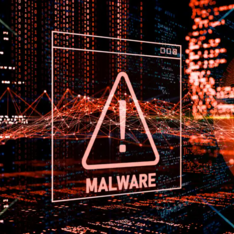
#> input picture malwarefoto.png, 234 x 234 px
$ python -i analysis_utils.py   (imports and definitions only)
#> lines starting #> are read from the running program, lines starting #| are printed output that depends on the picture
import matplotlib
# [1 line not run here, left out]
import numpy as np
from PIL import Image
from skimage.metrics import peak_signal_noise_ratio
import matplotlib.pyplot as plt
import os
import math


def compute_and_save_histogram(
        img_path: str,
        out_path: str,
        mode: str = "auto",            # ["auto", "log", "clip", "pdf"]
        clip_pct: float = 99.5         # mode=="clip" ise üst % eşiği
):
    """
        R, G, B kanalları için histogram çizip bar plot olarak kaydeder.
        Histogramı kaydederken aykırı değerlerden kaynaklanan ölçek sorunlarını önler.
        mode:
        • "auto" -> medyan / max oranına bakıp 'log' veya 'clip' seçer
        • "log"  -> log-ölçekli y-ekseni
        • "clip" -> üst clip_pct yüzdesini keser
        • "pdf"  -> normalize edilmiş yoğunluk (probability mass)
    """
#> called with img_path = 'malwarefoto.png', out_path = 'out.png', mode = 'auto', clip_pct = 99.5
    try:
        if not os.path.isfile(img_path):
            raise FileNotFoundError(img_path)

        arr = np.array(Image.open(img_path).convert("RGB"))
        colors = ("r", "g", "b")
        bins = np.arange(257)

        fig, ax = plt.subplots()
        all_counts = []

        for i, col in enumerate(colors):
            channel = arr[:, :, i].ravel()
            hist, _ = np.histogram(channel, bins=bins, range=(0, 256))
            all_counts.append(hist)
            ax.bar(bins[:-1], hist, color=col, alpha=0.35, width=1)
#> after the loop, all_counts = 3 items

        all_counts = np.concatenate(all_counts)
#> all_counts = 768 values, max 9623 at index 512, min 0 at index 494, mean 213.9
        maxc, medc = all_counts.max(), np.median(all_counts)
#> maxc = 9623; medc = 69

        if mode == "auto":
            mode = "log" if maxc > 10 * medc else "clip"
#> mode = 'log'

        if mode == "log":
            ax.set_yscale("log", nonpositive="clip")

        elif mode == "clip":
            ymax = np.percentile(all_counts, clip_pct)
            ax.set_ylim(0, ymax)

        elif mode == "pdf":
            ax.clear()
            for i, col in enumerate(colors):
                channel = arr[:, :, i].ravel()
                hist, _ = np.histogram(channel, bins=bins, range=(0, 256),
                                    density=True)  # <- normalize
                ax.bar(bins[:-1], hist, color=col, alpha=0.35, width=1)

        ax.set_title("Histogram")
        ax.set_xlabel("Piksel değeri")
        ax.set_ylabel("Frekans" if mode != "pdf" else "Yoğunluk")
        fig.tight_layout()
        fig.savefig(out_path)
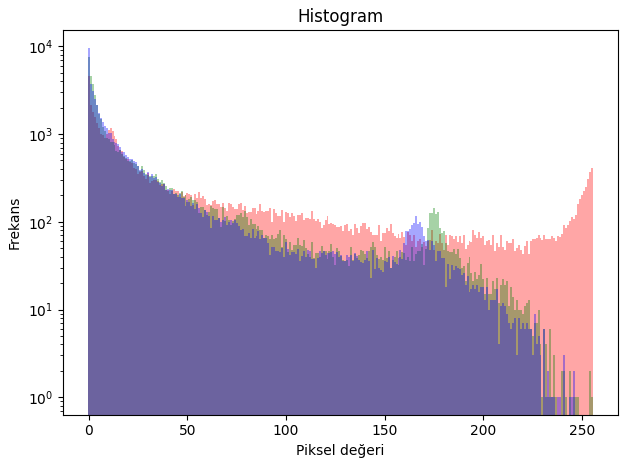
#> figure drawn by matplotlib, 1 panel; tallest bar 4543 high, from x = -0.5 to 0.5; tallest bar 7596 high, from x = -0.5 to 0.5; tallest bar 9623 high, from x = -0.5 to 0.5
        plt.close(fig)
    except Exception as e:
        print(f"Histogram oluşturulurken hata oluştu: {e}")


# [179 lines left out: functions compute_and_save_correlation, compute_average_rgb_neighbor_correlation, compute_psnr, compute_npcr_uaci, compute_entropy_rgb, not called in this run]

>>> result = compute_and_save_histogram('malwarefoto.png', 'out.png')
